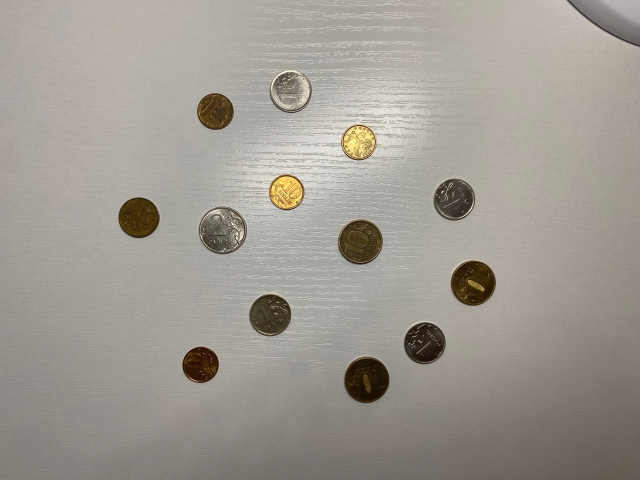
#> input picture scripts/results/test_coins3.jpg, 1280 x 960 px (shown at 1/2 size)
$ python coins_detector.py
#> lines starting #> are read from the running program, lines starting #| are printed output that depends on the picture; after the words box and inside, x2 and y2 are one past the last pixel; in counts of white or black regions, pixels touching at a corner belong together
import cv2
import numpy as np

image = cv2.imread("results/test_coins3.jpg")
#> image is the input picture: shape (960, 1280, 3); mean B, G, R 145.3, 153.8, 159

image_height = image.shape[0]
#> image_height = 960
image_width = image.shape[1]
#> image_width = 1280

gray_image = cv2.cvtColor(image, cv2.COLOR_BGR2GRAY)
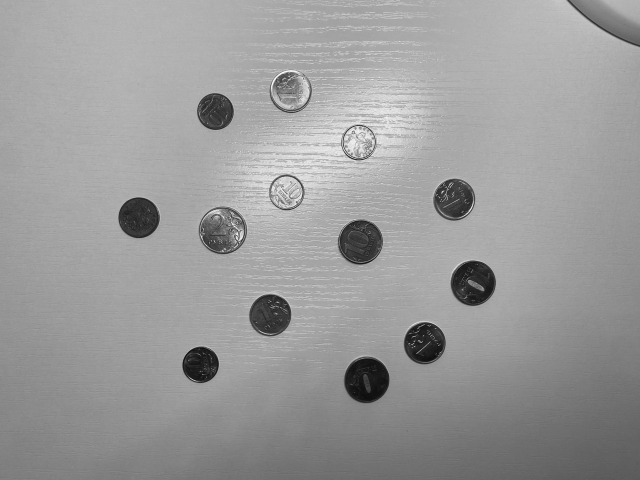
#> gray_image: shape (960, 1280) (shown at 1/2 size); min 8, max 254, mean 154.4
blurred_image = cv2.GaussianBlur(gray_image, (3, 3), 0)
edges = cv2.Canny(blurred_image, 200, 255)
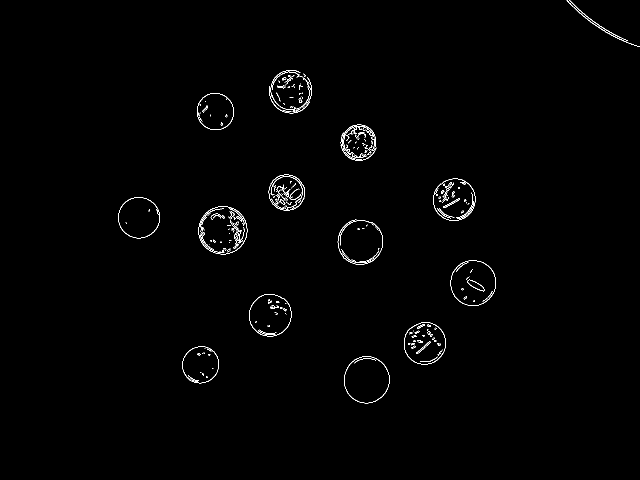
#> edges: shape (960, 1280) (shown at 1/2 size); 0.75% white in thin lines or dots, all inside (x1, y1, x2, y2) = (236, 0, 1280, 807)

contours, hierarchy = cv2.findContours(image=edges, mode=cv2.RETR_EXTERNAL, method=cv2.CHAIN_APPROX_NONE)
#> contours = 149 contours, 132 with area under 20; largest, box (x1, y1, x2, y2) and area: (397, 412, 495, 509) 7300, (688, 712, 779, 807) 6612, (901, 521, 992, 612) 6448, (498, 588, 583, 673) 5578, (808, 644, 892, 729) 5512

boundRect = []
for i in range(len(contours)):
    rect = cv2.boundingRect(contours[i])
    width = rect[2]
    high = rect[3]
    if high > 70 and width > 30:
        boundRect.append(rect)
#> this loop made 149 passes
#> (rect, width, high) on passes 1 to 12: ((688, 712, 91, 95), 91, 95), ((364, 693, 74, 74), 74, 74), ((808, 644, 84, 85), 84, 85), ((498, 588, 85, 85), 85, 85), ((719, 522, 13, 2), 13, 2), ((901, 521, 91, 91), 91, 91), ((703, 519, 9, 4), 9, 4), ((743, 518, 2, 2), 2, 2), ((746, 516, 2, 2), 2, 2), ((686, 508, 56, 18), 56, 18), ((684, 505, 2, 2), 2, 2), ((733, 501, 25, 21), 25, 21)
#> (width, high) on passes 99, 117, 147, 148, 149: (72, 72), (74, 74), (60, 80), (117, 82), (147, 94)
#> after the loop, boundRect = 15 items, first 6: (688, 712, 91, 95), (364, 693, 74, 74), (808, 644, 84, 85), (498, 588, 85, 85), (901, 521, 91, 91), (675, 439, 91, 90)

image_copy2 = image.copy()

number_of_coins = 13
sum_diameters = 0
diameters = []
for i in range(len(boundRect)):
    diameter_mm = round(boundRect[i][2]/3.8, 2)
    rectangle = cv2.rectangle(image_copy2, (int(boundRect[i][0]), int(boundRect[i][1])),
                  (int(boundRect[i][0]+boundRect[i][2]), int(boundRect[i][1]+boundRect[i][3])),
                  color=(255, 0, 0), thickness=2)
    cv2.putText(rectangle, f"D={diameter_mm}mm", (boundRect[i][0], boundRect[i][1] - 10),
                cv2.FONT_HERSHEY_SIMPLEX, 0.6, (150, 8, 127), 2)
    sum_diameters += diameter_mm
    diameters.append(diameter_mm)
#> this loop made 15 passes
#> (diameter_mm, sum_diameters) on passes 1 to 12: (23.95, 23.95), (19.47, 43.42), (22.11, 65.53), (22.37, 87.9), (23.95, 111.9), (23.95, 135.8), (25.79, 161.6), (22.11, 183.7), (22.37, 206.1), (19.21, 225.3), (18.95, 244.2), (19.47, 263.7)
#> pass 2, `rectangle = cv2.rectangle(image_copy2, (int(boundRect[i][0]), int(boun..`:
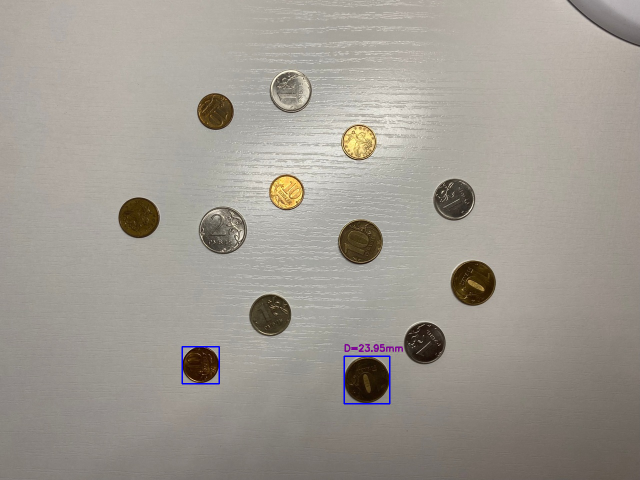
#> rectangle: shape (960, 1280, 3) (shown at 1/2 size); mean B, G, R 145.5, 153.5, 158.8
#> pass 3, `rectangle = cv2.rectangle(image_copy2, (int(boundRect[i][0]), int(boun..`:
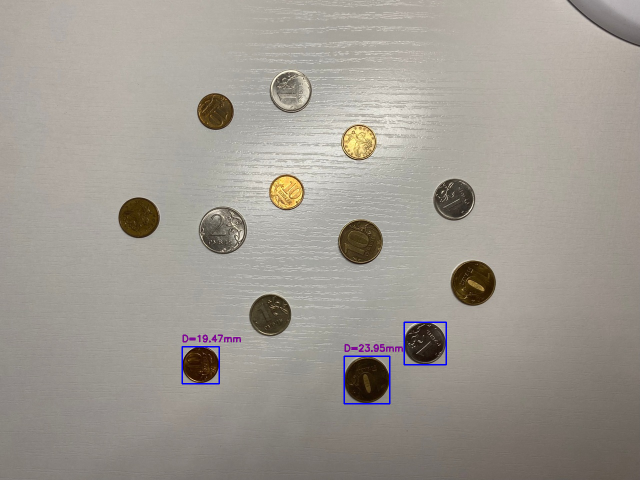
#> rectangle: shape (960, 1280, 3) (shown at 1/2 size); 0.14% of pixels changed, all inside (x1, y1, x2, y2) = (365, 643, 894, 731)
#> after the loop:
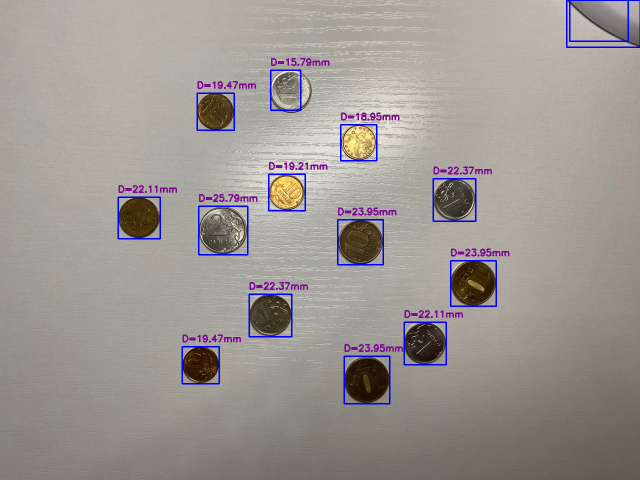
#> image_copy2: shape (960, 1280, 3) (shown at 1/2 size); 2.03% of pixels changed, all inside (x1, y1, x2, y2) = (235, 0, 1280, 809)
#> after the loop, diameters = [23.95, 19.47, 22.11, 22.37, 23.95, 23.95, 25.79, 22.11, 22.37, 19.21, 18.95, 19.47, 15.79, 30.79, 38.68]; sum_diameters = 349

# В 1 мм 3,8 px
avg_diameter = round(sum_diameters / number_of_coins, 2)
#> avg_diameter = 26.84
dispersion = round(np.var(diameters), 2)
#> dispersion = 28.4


cv2.putText(image_copy2, f"Required objects: {number_of_coins}", (image_width-330, image_height-320),
                cv2.FONT_HERSHEY_SIMPLEX, 0.7, (0, 0, 0), 2)
cv2.putText(image_copy2, "Correctly defined: 92.31%", (image_width-330, image_height-290),
                cv2.FONT_HERSHEY_SIMPLEX, 0.7, (0, 0, 0), 2)
cv2.putText(image_copy2, "False-positive objects: 2", (image_width-330, image_height-260),
                cv2.FONT_HERSHEY_SIMPLEX, 0.7, (0, 0, 0), 2)
cv2.putText(image_copy2, "False-negative objects: 1", (image_width-330, image_height-230),
                cv2.FONT_HERSHEY_SIMPLEX, 0.7, (0, 0, 0), 2)
cv2.putText(image_copy2, f"Avg diameter: 21.98mm", (image_width-330, image_height-200),
                cv2.FONT_HERSHEY_SIMPLEX, 0.7, (0, 0, 0), 2)
cv2.putText(image_copy2, f"Dispersion: 4.66", (image_width-330, image_height-170),
                cv2.FONT_HERSHEY_SIMPLEX, 0.7, (0, 0, 0), 2)
cv2.putText(image_copy2, f"Real avg diameter: 20.04mm", (image_width-330, image_height-140),
                cv2.FONT_HERSHEY_SIMPLEX, 0.7, (0, 0, 0), 2)
cv2.putText(image_copy2, f"Real dispersion: 3.63", (image_width-330, image_height-110),
                cv2.FONT_HERSHEY_SIMPLEX, 0.7, (0, 0, 0), 2)
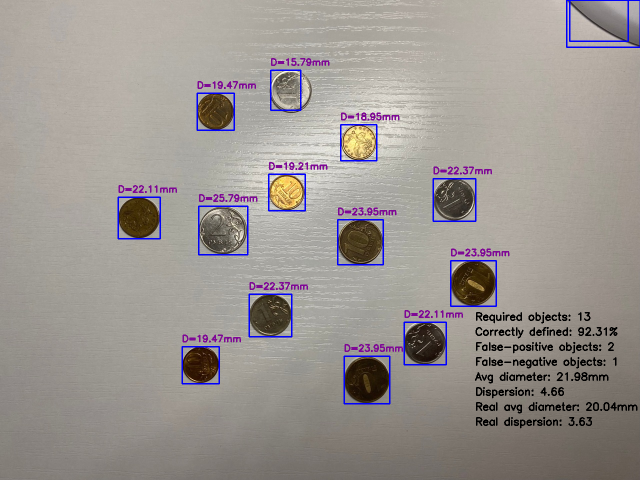
#> image_copy2: shape (960, 1280, 3) (shown at 1/2 size); mean B, G, R 144.9, 148.9, 155

# cv2.imshow("coins", image)
# cv2.imshow("edges", edges)
cv2.imshow('rectangles', image_copy2)
#cv2.imwrite("results/test_coins3_result.jpg", image_copy2)
cv2.waitKey(0)

$ run again, with scripts/results/test_coins1.jpg copied over scripts/results/test_coins3.jpg
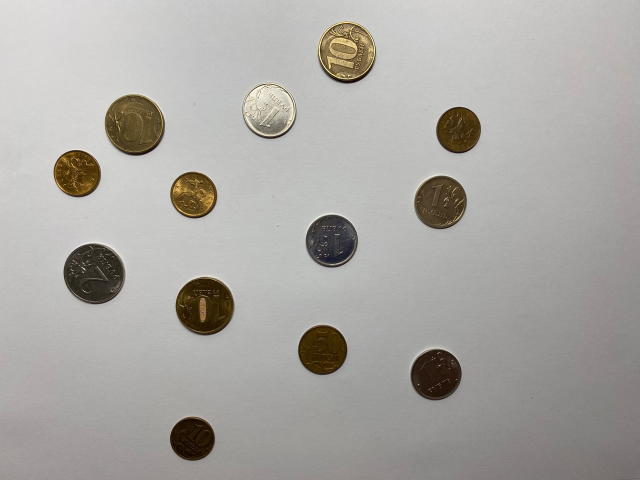
#> input picture scripts/results/test_coins1.jpg, 1280 x 960 px (shown at 1/2 size)
#> image is the input picture: shape (960, 1280, 3); mean B, G, R 163.5, 167.6, 169.9
#> `edges = cv2.Canny(blurred_image, 200, 255)`:
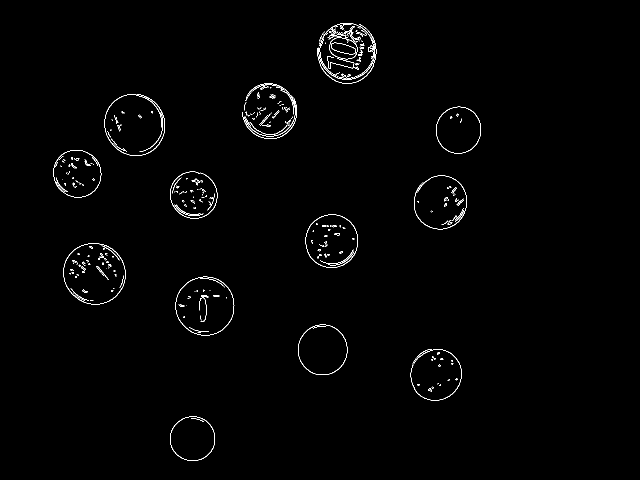
#> edges: shape (960, 1280) (shown at 1/2 size); 0.89% white in thin lines or dots, all inside (x1, y1, x2, y2) = (107, 46, 962, 922)
#> contours = 195 contours, 178 with area under 20; largest, box (x1, y1, x2, y2) and area: (127, 487, 251, 609) 11850, (351, 553, 469, 671) 10742, (611, 429, 716, 536) 8756, (596, 649, 695, 750) 7773, (107, 300, 203, 395) 7088
#> the loop `for i in range(len(contours)):` made 195 passes
#> (rect, width, high) on passes 1 to 3: ((340, 833, 90, 89), 90, 89), ((861, 783, 3, 1), 3, 1), ((861, 781, 3, 1), 3, 1)
#> after the loop `for i in range(len(contours)):`: boundRect = 13 items, first 6: (340, 833, 90, 89), (821, 698, 103, 103), (596, 649, 99, 101), (351, 553, 118, 118), (127, 487, 124, 122), (611, 429, 105, 107)
#> the loop `for i in range(len(boundRect)):` made 13 passes
#> (diameter_mm, sum_diameters) on passes 1 to 8: (23.68, 23.68), (27.11, 50.79), (26.05, 76.84), (31.05, 107.9), (32.63, 140.5), (27.63, 168.2), (27.89, 196), (25, 221)
#> after the loop `for i in range(len(boundRect)):`: diameters = [23.68, 27.11, 26.05, 31.05, 32.63, 27.63, 27.89, 25, 25.26, 23.68, 31.84, 28.95, 31.05]; sum_diameters = 361.8
#> avg_diameter = 27.83
#> dispersion = 8.76
#> `cv2.putText(image_copy2, f"Real dispersion: 3.63", (image_width-330, i..`:
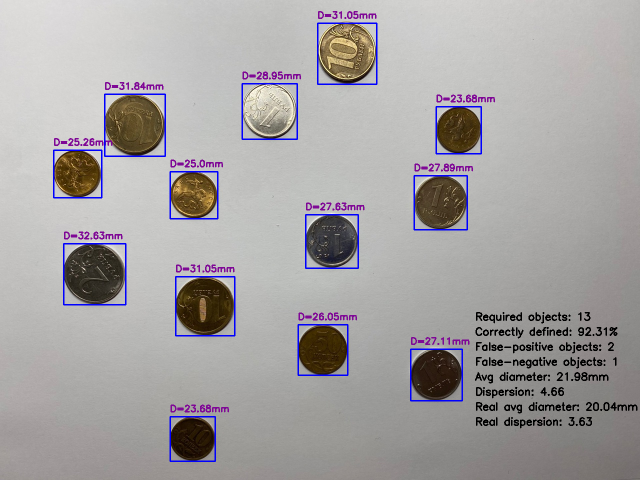
#> image_copy2: shape (960, 1280, 3) (shown at 1/2 size); mean B, G, R 162.6, 161.9, 165.3

$ run again, with scripts/results/test_int_coins1.jpg copied over scripts/results/test_coins3.jpg
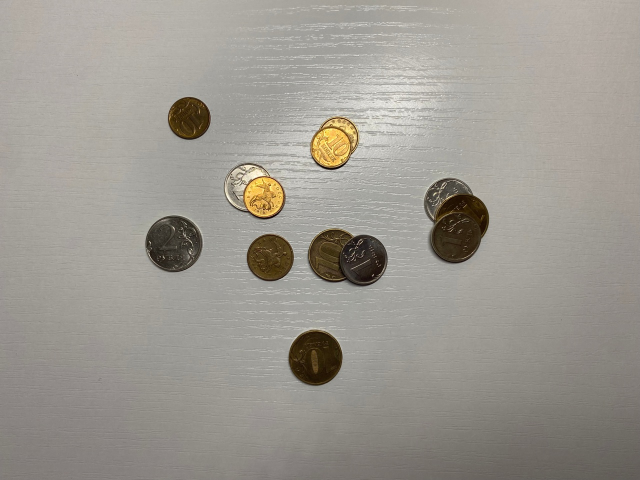
#> input picture scripts/results/test_int_coins1.jpg, 1280 x 960 px (shown at 1/2 size)
#> image is the input picture: shape (960, 1280, 3); mean B, G, R 144.1, 151.8, 155.9
#> `edges = cv2.Canny(blurred_image, 200, 255)`:
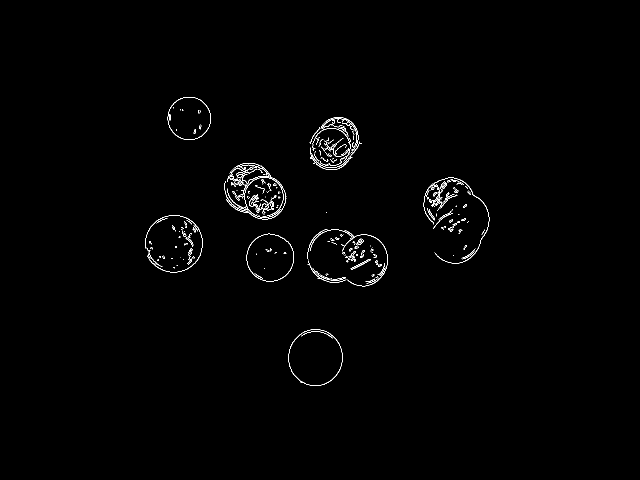
#> edges: shape (960, 1280) (shown at 1/2 size); 0.73% white in thin lines or dots, all inside (x1, y1, x2, y2) = (290, 194, 979, 772)
#> contours = 297 contours, 273 with area under 20; largest, box (x1, y1, x2, y2) and area: (493, 467, 588, 563) 6992, (335, 194, 422, 280) 5776, (861, 355, 979, 527) 99, (452, 326, 573, 439) 98, (290, 430, 406, 545) 90
#> the loop `for i in range(len(contours)):` made 297 passes
#> (rect, width, high) on passes 1 to 3: ((602, 662, 64, 15), 64, 15), ((577, 658, 109, 114), 109, 114), ((731, 557, 19, 7), 19, 7)
#> after the loop `for i in range(len(contours)):`: boundRect = [(577, 658, 109, 114), (684, 469, 92, 104), (493, 467, 95, 96), (290, 430, 116, 115), (861, 355, 118, 172), (476, 354, 91, 82), (452, 326, 121, 113), (625, 256, 76, 76), (335, 194, 87, 86)]
#> the loop `for i in range(len(boundRect)):` made 9 passes
#> (diameter_mm, sum_diameters) on passes 1 to 8: (28.68, 28.68), (24.21, 52.89), (25, 77.89), (30.53, 108.4), (31.05, 139.5), (23.95, 163.4), (31.84, 195.3), (20, 215.3)
#> after the loop `for i in range(len(boundRect)):`: diameters = [28.68, 24.21, 25, 30.53, 31.05, 23.95, 31.84, 20, 22.89]; sum_diameters = 238.1
#> avg_diameter = 18.32
#> dispersion = 15.5
#> `cv2.putText(image_copy2, f"Real dispersion: 3.63", (image_width-330, i..`:
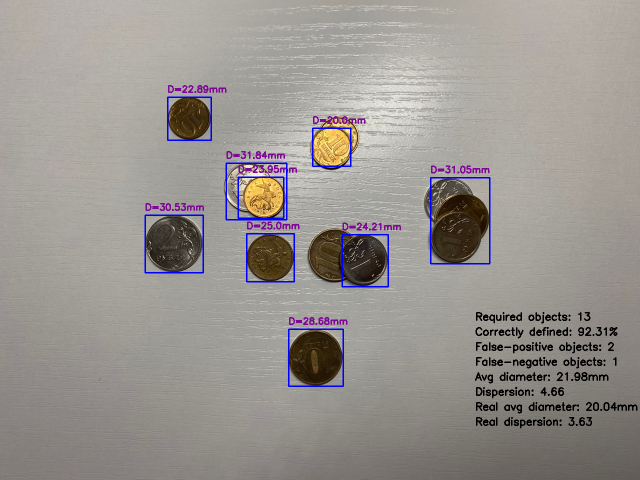
#> image_copy2: shape (960, 1280, 3) (shown at 1/2 size); mean B, G, R 143.6, 147.9, 152.6
